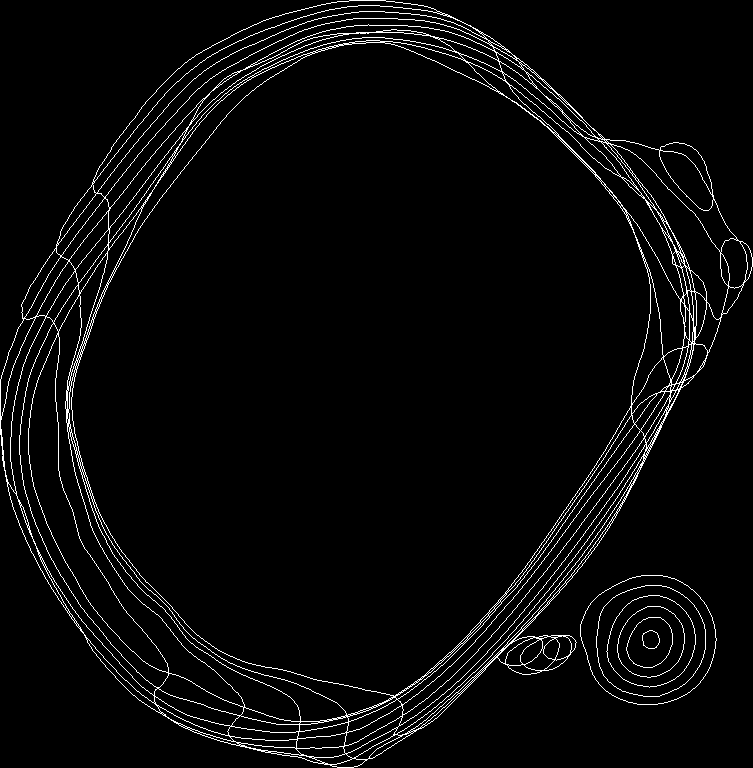
#> input picture output.png, 753 x 768 px, found by its file name
$ python ImageOperation.py
#> lines starting #> are read from the running program, lines starting #| are printed output that depends on the picture; after the words box and inside, x2 and y2 are one past the last pixel; in counts of white or black regions, pixels touching at a corner belong together
#> in main, `img = cv2.imread("output.png",0)`: img: shape (768, 753); 3.5% white in thin lines or dots
import cv2
from PIL import Image, ImageDraw
import copy
import numpy as np

def preprocess(img,n=5,s=11):
#> called with n = 5, s = 11
    img = cv2.GaussianBlur(img,(n,n),s)
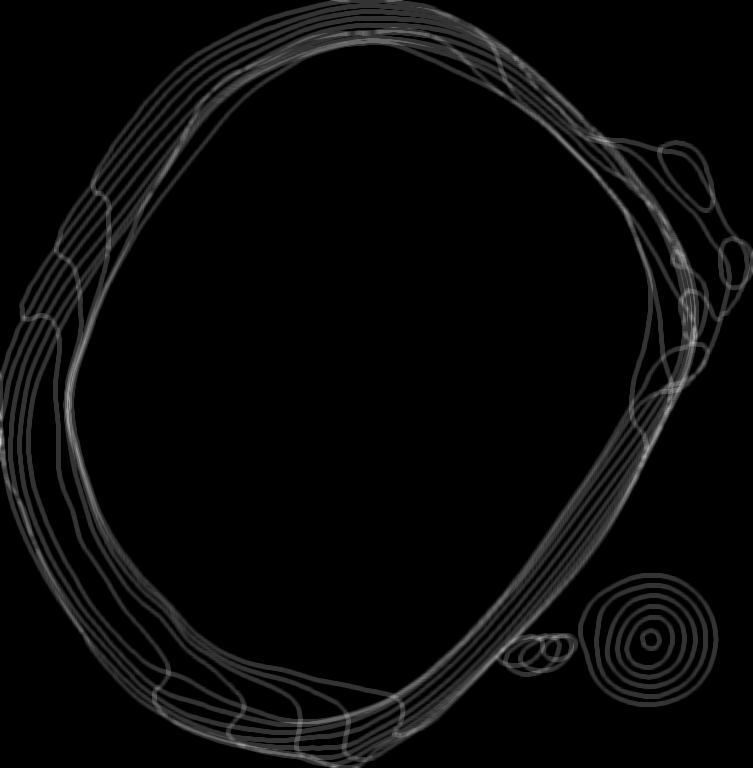
#> img: shape (768, 753); min 0, max 203, mean 8.8
    print("Blured")
    non_black_pixels = img > 0
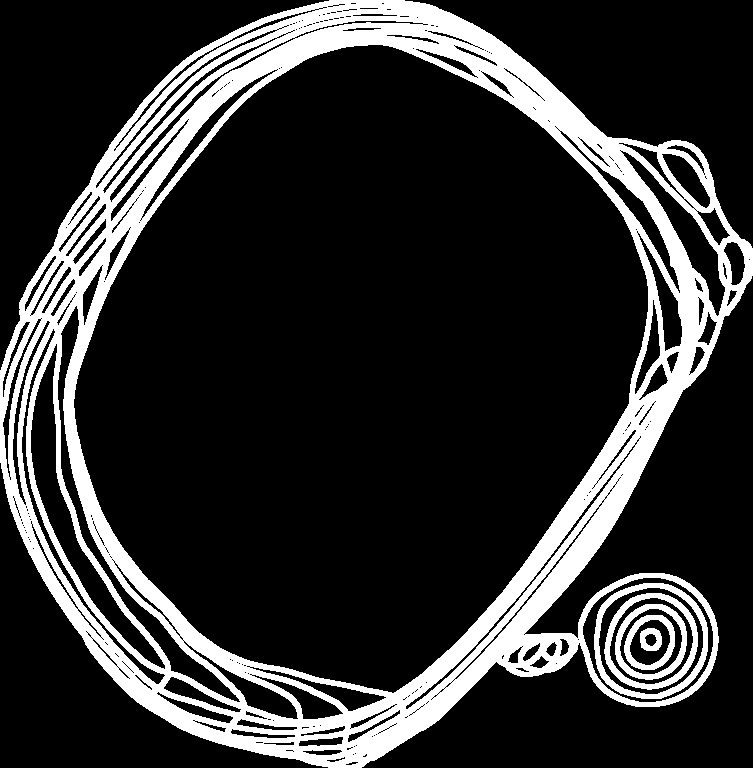
#> non_black_pixels: shape (768, 753) bool; 19% white; 6 white regions, box (x1, y1, x2, y2) and area: (0, 0, 753, 768) 103633, (594, 583, 708, 699) 2080, (604, 593, 698, 690) 1695, (615, 604, 687, 680) 1298, (624, 615, 675, 670) 904, (640, 628, 662, 651) 333

    # Régler ces pixels à la valeur maximale
    #img[non_black_pixels] = 255

    #img = cv2.GaussianBlur(img,(3,3),4)
    saveImage(img, "testBlur.png")
    return img

def keepCircle(img,bary=True,complete=False,inf=600,sup=10000):
#> called with bary = True, complete = False, inf = 600, sup = 10000
    pixelLeft = set(zip(*np.where(img!=0)))
#> pixelLeft = 109943 items
    barys = []


    while len(pixelLeft) > 0:
        zone = set()
        fpixel = pixelLeft.pop()
        stack = [fpixel]
        zone.add(fpixel)
        while stack:
            pixelco = stack.pop()
            for i in range(-1,2):
                for j in range(-1,2):
                    if (pixelco[0]+i,pixelco[1]+j) in pixelLeft:
                        zone.add((pixelco[0]+i,pixelco[1]+j))
                        stack.append((pixelco[0]+i,pixelco[1]+j))
                        pixelLeft.remove((pixelco[0]+i,pixelco[1]+j))
        if shouldDelete((len(zone)),inf,sup):
            img[list(zip(*zone))] = 0
        elif bary:
            indices = list(zip(*zone))
            barycenter = np.average(indices, axis=1, weights=img[indices])
            print("Barycentre:", barycenter)
            barys.append([barycenter[1],barycenter[0]])
#> this loop made 2 passes
#> img: shape (768, 753); 19.01% of pixels changed, all inside (x1, y1, x2, y2) = (0, 0, 753, 768)
#> after the loop, barys = []; pixelLeft = 4230 items
    saveImage(img, "testCleaning.png")

    if complete:
        if len(barys) == 0:
            h, w = img.shape
            return img,[[w, h]]
    if bary:
        return img,barys
    else:
        return img

def shouldDelete(size,inf=600,sup=10000):
    return (size < inf or size > sup)

def saveImage(img, name):
    img = Image.fromarray(img)
    img.save(name)


def findCenter(img,complete=False,inf=600,sup=10000):
    img = preprocess(img)
    img,barys = keepCircle(img,complete,inf,sup)
    for barycenter in barys:
        cv2.circle(img, (int(barycenter[0]), int(barycenter[1])), radius=5, color=(255, 0, 0), thickness=-1)
    saveImage(img, "testBarycenter.png")
    return barys


def main():
    print("Start")
    img = cv2.imread("output.png",0)
    img = preprocess(img)
    img,barys = keepCircle(img,True)
    for barycenter in barys:
        cv2.circle(img, (int(barycenter[0]), int(barycenter[1])), radius=5, color=(255, 0, 0), thickness=-1)
    saveImage(img, "testBarycenter.png")
    #print("Barycentres:", barys)

if __name__ == "__main__":
#> (the run stopped early here; a loop or call above may not have finished)
